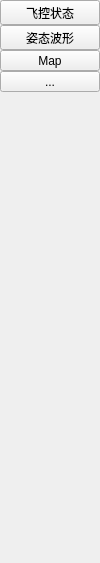
        <widget class="QWidget" name="widgetLeftMain" native="true">
         <property name="maximumSize">
          <size>
           <width>100</width>
           <height>16777215</height>
          </size>
         </property>
         <layout class="QVBoxLayout" name="verticalLayout_2">
          <property name="spacing">
           <number>0</number>
          </property>
          <property name="leftMargin">
           <number>0</number>
          </property>
          <property name="topMargin">
           <number>0</number>
          </property>
          <property name="rightMargin">
           <number>0</number>
          </property>
          <property name="bottomMargin">
           <number>0</number>
          </property>
          <item>
           <widget class="QToolButton" name="tbtnMain1">
            <property name="sizePolicy">
             <sizepolicy hsizetype="Expanding" vsizetype="Fixed">
              <horstretch>0</horstretch>
              <verstretch>0</verstretch>
             </sizepolicy>
            </property>
            <property name="text">
             <string>飞控状态</string>
            </property>
           </widget>
          </item>
          <item>
           <widget class="QToolButton" name="tbtnMain2">
            <property name="sizePolicy">
             <sizepolicy hsizetype="Expanding" vsizetype="Fixed">
              <horstretch>0</horstretch>
              <verstretch>0</verstretch>
             </sizepolicy>
            </property>
            <property name="text">
             <string>姿态波形</string>
            </property>
           </widget>
          </item>
          <item>
           <widget class="QToolButton" name="tbtnMain3">
            <property name="sizePolicy">
             <sizepolicy hsizetype="Expanding" vsizetype="Fixed">
              <horstretch>0</horstretch>
              <verstretch>0</verstretch>
             </sizepolicy>
            </property>
            <property name="text">
             <string>Map</string>
            </property>
           </widget>
          </item>
          <item>
           <widget class="QToolButton" name="toolButton">
            <property name="sizePolicy">
             <sizepolicy hsizetype="Expanding" vsizetype="Fixed">
              <horstretch>0</horstretch>
              <verstretch>0</verstretch>
             </sizepolicy>
            </property>
            <property name="text">
             <string>...</string>
            </property>
           </widget>
          </item>
          <item>
           <spacer name="verticalSpacer_2">
            <property name="orientation">
             <enum>Qt::Vertical</enum>
            </property>
            <property name="sizeHint" stdset="0">
             <size>
              <width>20</width>
              <height>471</height>
             </size>
            </property>
           </spacer>
          </item>
         </layout>
        </widget>
